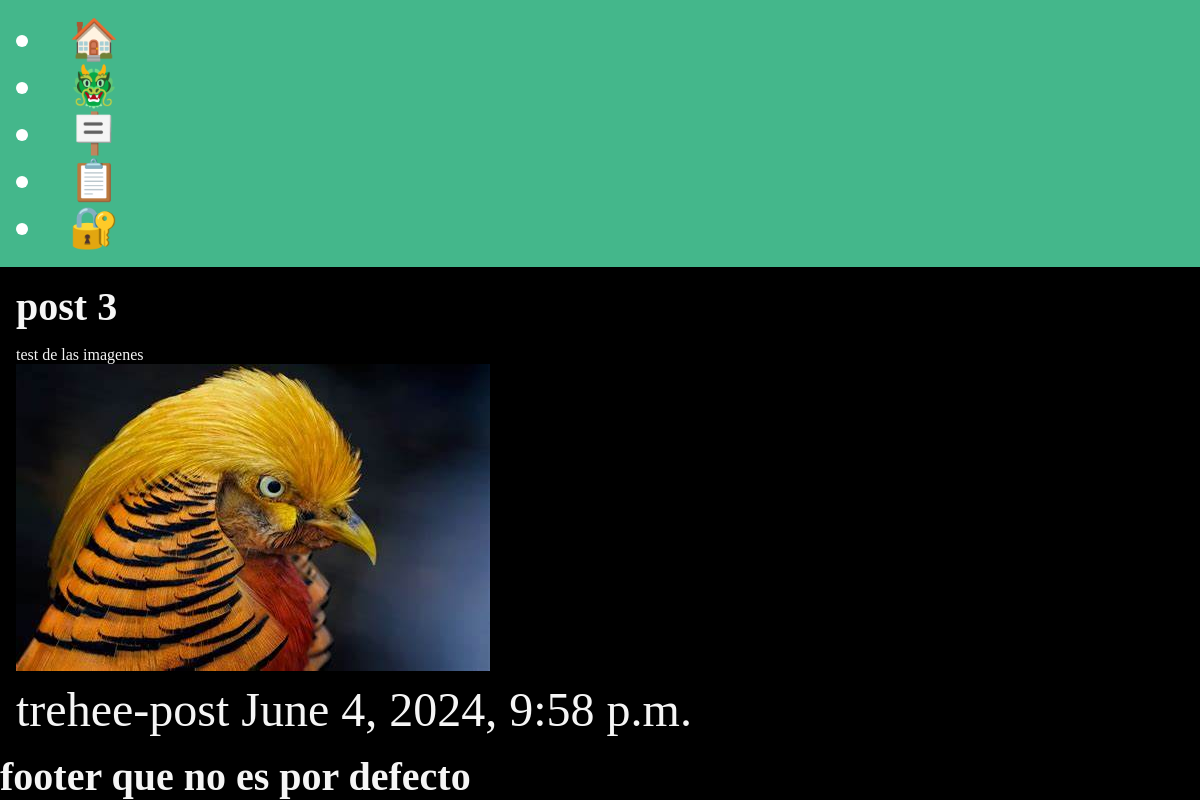
The app's page /post/trehee-post with its own data.
### post/models.py (models this page shows, shortened)
class Post(models.Model):
    title = models.CharField(max_length=200)
    body = models.TextField()
    slug = models.SlugField(max_length=200)
    date = models.DateTimeField(auto_now_add=True)
    banner = models.ImageField(default='fallback.png',blank=True)

### post/views.py (the view)
# urls.py: path('<slug:slug>', views.post_page, name='page' ),
def post_page(request, slug):
    post = Post.objects.get(slug=slug)
    message = "no hay post aun"
    return render(request, "post/post_page.html", {"post": post, "message": message})

### post/templates/post/post_page.html (shortened to what this page needs)
<!DOCTYPE html>
{% extends 'layout.html' %}
{% block content %}
  <section>
      <h1>{{post.title}}</h1>
      <article>
        <div>
          <p>{{ post.body }}</p>
        </div>
        <img src="{{post.banner.url}}" alt="{{post.title}}">
        <div>
          <span>{{ post.slug }}</span>
          <span>{{ post.date }}</span>
        </div>
      </article>
  </section>
{% endblock %}
{% block footer %}
  <h1>footer que no es por defecto</h1>
{% endblock %}

### static/css/style.css (style rules this page uses)
* { margin: 0; padding: 0; box-sizing: border-box; }
body { min-height: 100vh; background-color: black; color: whitesmoke; font-size: 3rem; }
section { display: flex; flex-flow: column; gap: 1rem; }
h1, h2 { font-size: 2.5rem; }
p { font-size: 1rem; }

### records on screen
Post: title "post 3", body "test de las imagenes", banner (picture), slug "trehee-post", date "June 4, 2024, 9:58 p.m."
